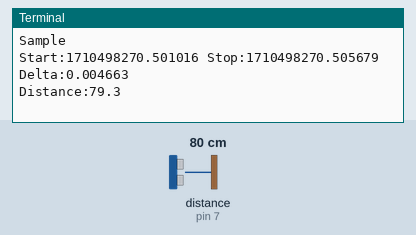
Simulated run of this program. Board: Raspberry Pi (header pin numbers). Parts: the last lines printed to the terminal. The inputs (shaded band) are chosen by the test bench; at power-on: distance to the obstacle (sensor on pin 7) 80 cm. The echo pulse lasts 58.3 µs per cm; the clock reads 2024-03-15 10:24:30 at power-on unless the program sets it.

Above: at 1.7 s.
1.8 s: distance to the obstacle (sensor on pin 7) set to 2 cm
At 3.2 s:
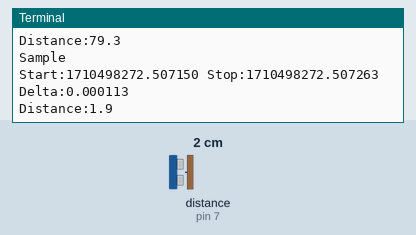
4.5 s: distance to the obstacle (sensor on pin 7) set to 4 cm
At 4.8 s:
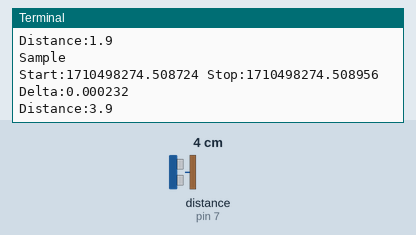
Timing chart, 0 to 7.5 s (numbered marks = the images above; inputs shaded):
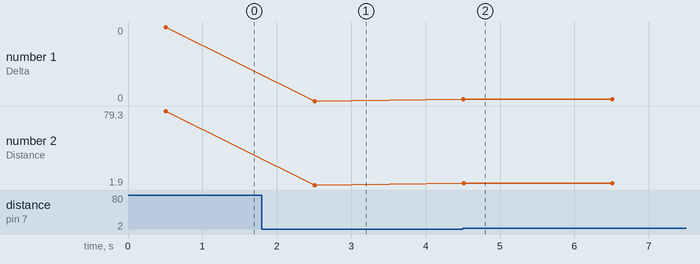

Measured:
- after the input at 1.8 s, the terminal: prints a new line after 0.71 s (image 1)
- after the input at 4.5 s, the terminal: prints a new line at once (image 2)
- plotted number 1: 0 → 0 after the input at 1.8 s, 0 → 0 after the input at 4.5 s
- plotted number 2: 79.3 → 1.9 after the input at 1.8 s, 1.9 → 3.9 after the input at 4.5 s

The program:

sonic.py
```python
#!/usr/bin/python3
#sonic.py
import wiringpi2
import time
import datetime

ON=1;OFF=0; IN=0;OUT=1
TRIGGER=15
ECHO=7
PULSE=0.00001 #10us pulse
SPEEDOFSOUND=34029 #34029 cm/s

def gpiosetup():
  wiringpi2.wiringPiSetupPhys()
  wiringpi2.pinMode(TRIGGER,OUT)
  wiringpi2.pinMode(ECHO,IN)
  wiringpi2.digitalWrite(TRIGGER,OFF)
  time.sleep(0.5)

def pulse():
  wiringpi2.digitalWrite(TRIGGER,ON)
  time.sleep(PULSE)
  wiringpi2.digitalWrite(TRIGGER,OFF)
  starttime=time.time()
  stop=starttime
  start=starttime
  while wiringpi2.digitalRead(ECHO)==0 and start<starttime+2:
    start=time.time()
  while wiringpi2.digitalRead(ECHO)==1 and stop<starttime+2:
    stop=time.time()
  delta=stop-start
  print("Start:%f Stop:%f Delta:%f"%(start,stop,delta))
  distance=delta*SPEEDOFSOUND
  return distance/2.0

def main():
  global run
  gpiosetup()
  while(True):
    print("Sample")
    print("Distance:%.1f"%pulse())
    time.sleep(2)

if __name__ == '__main__':
  try:
    main()
  except KeyboardInterrupt:
    print ("Finish")
#End
```
